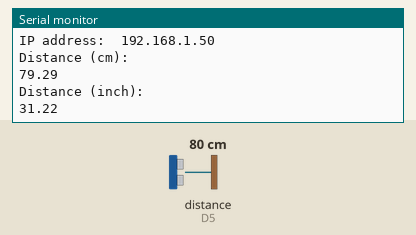
A sketch run on a simulated ESP8266 (NodeMCU). Shown: the last lines printed to the serial monitor. Wiring (inferred from the names in the program): ultrasonic range finder: trigger D6; echo D5. Inputs (shaded band) come from the test bench; at power-on: distance to the obstacle (sensor on D5) 80 cm. The echo pulse lasts 58.3 µs per cm; WiFi joins after 1.5 s; servers stay silent unless stated.

Above: at 3.2 s.
3.3 s: distance to the obstacle (sensor on D5) set to 2 cm
At 4.5 s:
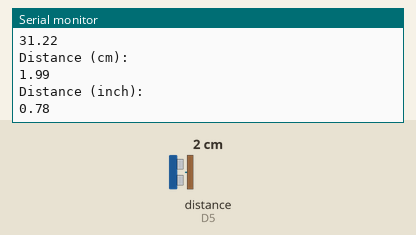
5.2 s: distance to the obstacle (sensor on D5) set to 4 cm
At 7.0 s:
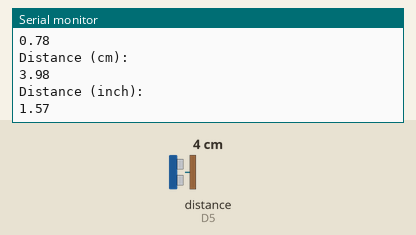
Timing chart, 0 to 8.5 s (numbered marks = the images above; inputs shaded):
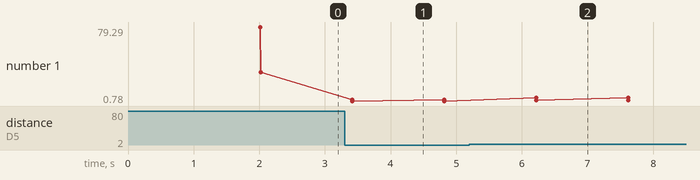

Measured:
- after the input at 3.3 s, the serial monitor: prints a new line after 0.12 s (image 1)
- after the input at 5.2 s, the serial monitor: prints a new line after 1.0 s (image 2)
- plotted number 1: 31.22 → 0.78 after the input at 3.3 s, 0.78 → 1.57 after the input at 5.2 s

The sketch:

Project_working_without_buzzer.ino
```cpp
#include <WiFi.h>
#include <WiFiClient.h>
#include <WiFiServer.h>
#include <WiFiUdp.h>

#include <ESP8266WiFi.h>        // Include the Wi-Fi library


#include <ThingSpeak.h>


WiFiClient client;
unsigned long myChannelNumber = 2045411;
const char * myWriteAPIKey = "BCCDH2DKZFYGT8T9";

const int trigPin = 12;
const int echoPin = 14;
const int D1 = 5;

//define sound velocity in cm/uS
#define SOUND_VELOCITY 0.034
#define CM_TO_INCH 0.393701

long duration;
float distanceCm;
float distanceInch;

char ssid[]     = "appa";         // The SSID (name) of the Wi-Fi network you want to connect to
const char* password = "appaappa";     // The password of the Wi-Fi network

void setup() {


  Serial.begin(115200);         // Start the Serial communication to send messages to the computer
  delay(10);
  Serial.println('\n');

  WiFi.begin(ssid, password);             // Connect to the network
  Serial.print("Connecting to ");
  Serial.print(ssid); Serial.println(" ...");

  int i = 0;
  while (WiFi.status() != WL_CONNECTED) { // Wait for the Wi-Fi to connect
    delay(1000);
    Serial.print(++i); Serial.print(' ');
  }

  Serial.println('\n');
  Serial.println("Connection established!");
  Serial.print("IP address:\t");
  Serial.println(WiFi.localIP());         // Send the IP address of the ESP8266 to the computer

  pinMode(trigPin, OUTPUT); // Sets the trigPin as an Output
  pinMode(echoPin, INPUT); // Sets the echoPin as an Input
  ThingSpeak.begin(client);

}

void loop() {
  digitalWrite(trigPin, LOW);
  delayMicroseconds(2);
  // Sets the trigPin on HIGH state for 10 micro seconds
  digitalWrite(trigPin, HIGH);
  delayMicroseconds(10);
  digitalWrite(trigPin, LOW);

  // Reads the echoPin, returns the sound wave travel time in microseconds
  duration = pulseIn(echoPin, HIGH);

  // Calculate the distance
  distanceCm = duration * SOUND_VELOCITY/2;

  // Convert to inches
  distanceInch = distanceCm * CM_TO_INCH;

  // Prints the distance on the Serial Monitor
  Serial.println("Distance (cm): ");
  Serial.println(distanceCm);
  Serial.println("Distance (inch): ");
  Serial.println(distanceInch);

  delay(1000);

  ThingSpeak.writeField(myChannelNumber, 1, distanceCm, myWriteAPIKey);
  delay(100);
}
```
